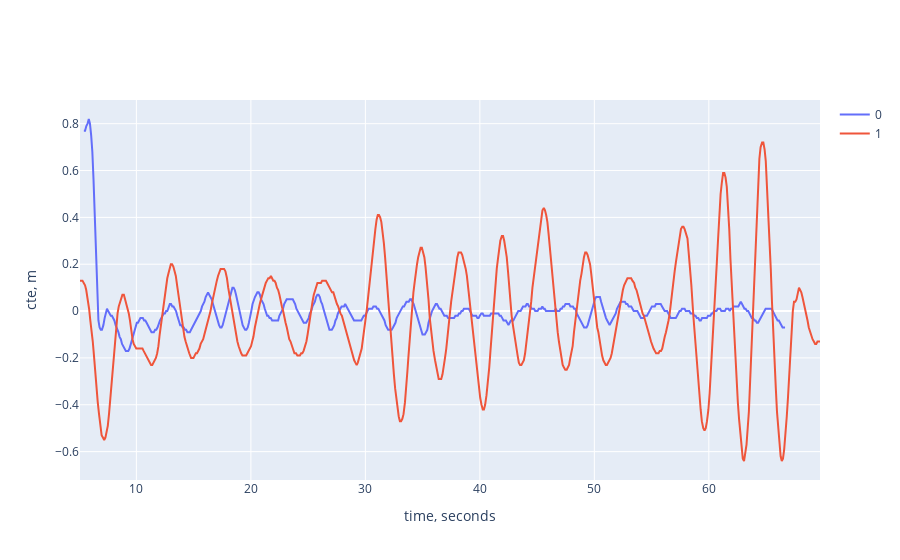

Here is the notebook cell this chart was saved with:
### Code cell
pd.options.plotting.backend = "plotly"
plot_data = pd.DataFrame()
fig = go.Figure()

period_lens = [timestamps.at[i + 1, "time"] - timestamps.at[i, "time"] for i in range(0, timestamps.shape[0], 2)]

for i in range(0, 3, 2):
    start = timestamps.at[i, "time"]
    end = start + min(period_lens)
    if i == 0:
        etalon = data[(end >= data["time"]) & (data['time'] >= start)]
        delta = etalon['time'] - start
        etalon.insert(etalon.shape[1], 'time section', [i // 2] * etalon.shape[0])
        plot_data = pd.concat([plot_data, etalon])
        fig.add_trace(go.Scatter(y=etalon.cte, x=delta / 10 ** 6, mode="lines", name=i//2))
        
    else:
        current = data[(end >= data["time"]) & (data['time'] >= start)]
        delta = current['time'] - start
        current.insert(current.shape[1], 'time section', [i // 2] * current.shape[0])
        plot_data = pd.concat([plot_data, etalon])
        fig.add_trace(go.Scatter(y=current.cte, x=delta / 10 ** 6, mode="lines", name=i//2))

fig.update_layout(
    yaxis_title="cte, m", xaxis_title="time, seconds"
)
fig.show()

### Figure 1 — Plotly figure (JSON) as saved in the notebook; plotly's stock layout.template omitted (floating-point values rounded to 4 significant figures; data arrays with more than 128 entries replaced by an {"elided": "..."} marker saying what was removed)
{"data": [{"mode": "lines", "name": "0", "type": "scatter", "x": {"elided": "569 float values"}, "y": {"elided": "569 float values"}}, {"mode": "lines", "name": "1", "type": "scatter", "x": {"elided": "594 float values"}, "y": {"elided": "594 float values"}}], "layout": {"autosize": true, "xaxis": {"autorange": true, "range": [5.075, 69.71], "title": {"text": "time, seconds"}, "type": "linear"}, "yaxis": {"autorange": true, "range": [-0.7211, 0.9011], "title": {"text": "cte, m"}, "type": "linear"}}}
